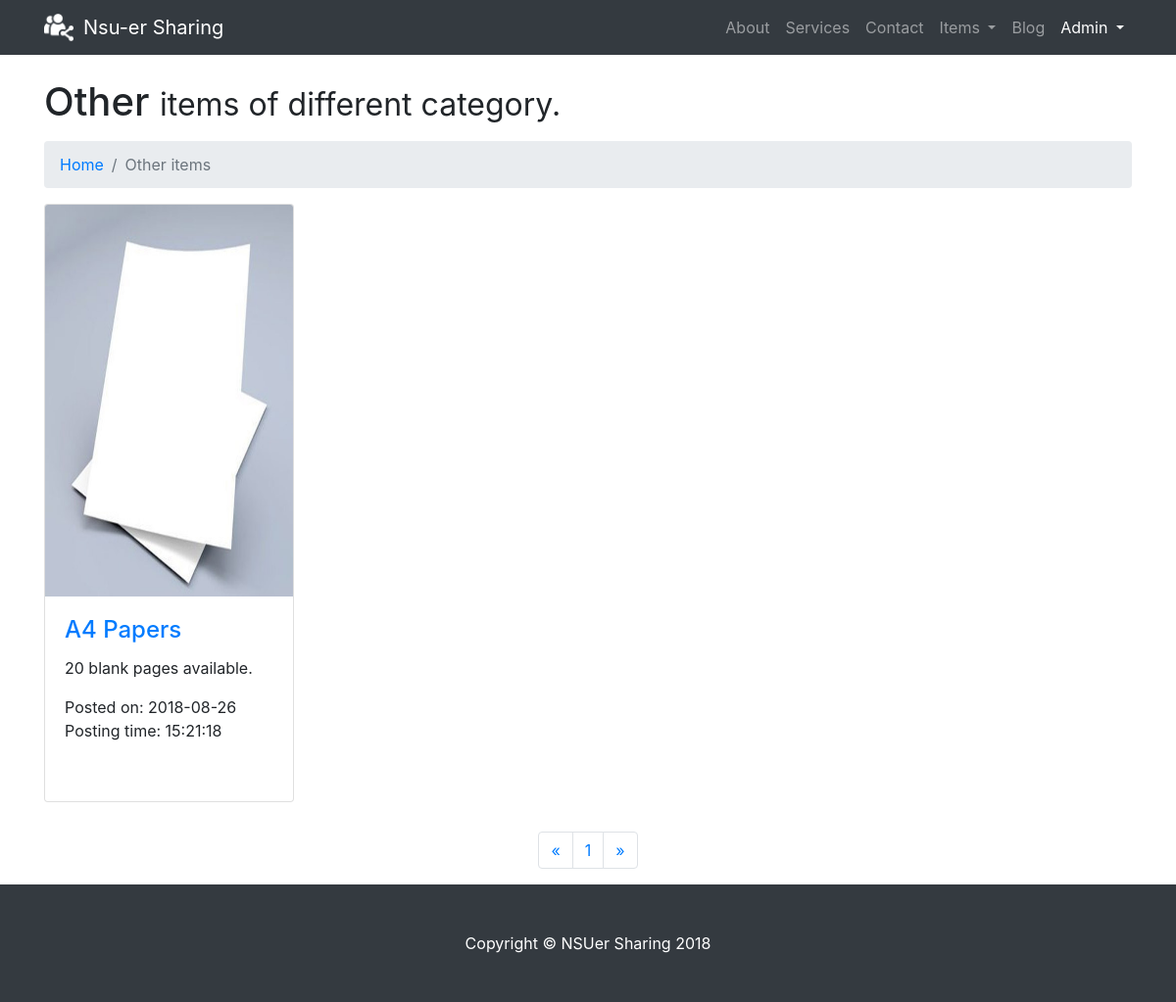
Screenshot of /Starting pages/portfolio-4-col4.php?page_visit=1 (signed in) with the database file from the repository.
### tables this page shows
CREATE TABLE `other` (
  `item_name` varchar(50) NOT NULL,
  `description` varchar(500) DEFAULT NULL,
  `post_time` timestamp NOT NULL DEFAULT CURRENT_TIMESTAMP ON UPDATE CURRENT_TIMESTAMP,
  `image` varchar(500) DEFAULT NULL,
  `item_id` int(11) NOT NULL
);

### Starting pages/portfolio-4-col4.php (the view, shortened to what this page needs)
<!DOCTYPE html>
<html lang="en">
  <head>
    <link rel="stylesheet" href="https://use.fontawesome.com/releases/v5.1.0/css/all.css">
    <link href="vendor/bootstrap/css/bootstrap.min.css" rel="stylesheet">
    <link href="css/modern-business.css" rel="stylesheet">
  </head>
  <body>
    <nav class="navbar fixed-top navbar-expand-lg navbar-dark bg-dark fixed-top">
      <div class="container">
        <img src="img/725210_users_512x512.png" type="image/png" style="height: 30px; Width: 30px; margin-right: 10px; filter: invert(100%);"><a class="navbar-brand" href="index.php">Nsu-er Sharing</a>
        <div class="collapse navbar-collapse" id="navbarResponsive">
          <ul class="navbar-nav ml-auto">
            <li class="nav-item">
              <a class="nav-link" href="about.php">About</a>
            </li>
            <li class="nav-item">
              <a class="nav-link" href="services.php">Services</a>
            </li>
            <li class="nav-item">
              <a class="nav-link" href="contact.php">Contact</a>
            </li>
            <li class="nav-item dropdown">
              <a class="nav-link dropdown-toggle" href="#" id="navbarDropdownPortfolio" data-toggle="dropdown" aria-haspopup="true" aria-expanded="false">
                Items
              </a>
            </li>
            <li class="nav-item">
              <a class="nav-link" href="blog-home-1.php?page_visit=1"> Blog </a>
            </li>
            <li class="nav-item dropdown">
              <a class="nav-link dropdown-toggle btn btn-outline-primary"style="border: 5px; color: white;" href="#" id="navbarDropdownBlog" data-toggle="dropdown" aria-haspopup="true" aria-expanded="false">
                <?php echo "".$_SESSION["fname"]; ?>
              </a>
            </li>
          </ul>
        </div>
      </div>
    </nav>
    <div class="container">
      <h1 class="mt-4 mb-3">Other
        <small>items of different category.</small>
      </h1>
      <ol class="breadcrumb">
        <li class="breadcrumb-item">
          <a href="index.html">Home</a>
        </li>
        <li class="breadcrumb-item active">Other items</li>
      </ol>
      <div class="row">
        <?php
                      include("../../Project cse327/php/database_connect.php");
                      $page= $_GET["page_visit"];
                      if($page=="" || $page=="1"){
                        $page_passed= 0;
                      }
                      else{
                        $page_passed= ($page*8)-8;
                      }
                      $sql = "SELECT * FROM `other` order by item_id desc limit $page_passed,8  ";
                      $result= mysqli_query($conn,$sql);
              while($row= mysqli_fetch_row($result)){ ?>
              <div class="col-lg-3 col-md-4 col-sm-6 portfolio-item">
                <div class="card h-100">
                  <a href="#"><img class="card-img-top" src="<?php if($row[3]){ echo $row[3];} else {echo "http://placehold.it/500x400";} ?>" height= "400" width="500"  alt=""></a>
                  <div class="card-body">
                    <h4 class="card-title">
                      <a href="#"><?php echo $row[0]; ?></a>
                    </h4>
                    <p class="card-text"><?php echo $row[1]; ?></p>
                    <p class="card-text align-text-bottom"><?php $date= explode(" ",$row[2]); echo "Posted on: ". $date[0]."<br>"; echo "Posting time: ".date('H:i:s',strtotime($date[1])); ?> </p><br>
                  </div>
                </div>
              </div>
        <?php }?>
            </div>
        <?php
          $sql1 = "SELECT * FROM `other`";
          $result1= mysqli_query($conn,$sql1);
          $cnt= mysqli_num_rows($result1);
          $page=ceil($cnt/8);
        ?>
      <ul class="pagination justify-content-center">
        <li class="page-item">
          <a class="page-link" href="portfolio-4-col4.php?page_visit=<?php if($_GET["page_visit"]==1){echo 1;}else {echo $_GET["page_visit"]-1;} ?>" aria-label="Previous">
            <span aria-hidden="true">&laquo;</span>
          </a>
        </li>
        <?php
        if($page<11){
        for($b=1;$b<=$page;$b++){?>
        <li class="page-item">
          <a class="page-link" href="portfolio-4-col4.php?page_visit=<?php echo $b; ?>"><?php echo $b; ?></a>
        </li>
      <?php }  }
      else{
        for($b=$_GET['page_visit'];$b<=$_GET['page_visit']+10;$b++){?>
          <li class="page-item">
            <a class="page-link" href="portfolio-4-col4.php?page_visit=<?php echo $b; ?>"><?php echo $b; ?></a>
          </li>
        <?php   }
      }
  ?>
        <li class="page-item">
          <a class="page-link" href="portfolio-4-col4.php?page_visit=<?php if($_GET["page_visit"]>$page-1){echo 1;}else {echo $_GET["page_visit"]+1;} ?>" aria-label="Next">
            <span aria-hidden="true">&raquo;</span>
          </a>
        </li>
      </ul>
    </div>
    <footer class="py-5 bg-dark">
      <div class="container">
        <p class="m-0 text-center text-white">Copyright &copy; NSUer Sharing 2018</p>
      </div>
    </footer>
  </body>
</html>

### Starting pages/css/modern-business.css (style rules this page uses)
body { padding-top: 54px; }
@media (min-width: 992px) { body { padding-top: 56px; } }
.portfolio-item { margin-bottom: 30px; }

### rows the page displays
other: image (picture), item_name "A4 Papers", description "20 blank pages available.", post_time "2018-08-26", post_time "15:21:18"

### other values shown
$_SESSION["fname"] "Admin"
